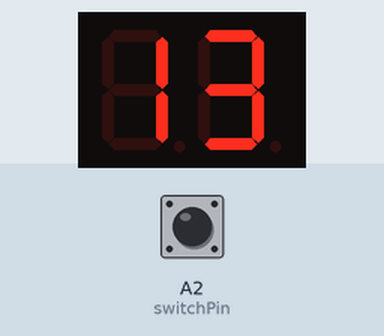
This sketch was run on a simulated Arduino Uno, built with avr-gcc and run on an emulated ATmega328P. Parts: 2-digit seven-segment display. Wiring (inferred from the names in the program): 2-digit 7-segment display, segments lit when HIGH: segments pin 2, pin 3, pin 4, pin 5, pin 6, pin 7, pin 8, pin 9, pin 10, pin 11, pin 12, pin 13, A0, A1. Inputs (shaded band) come from the test bench; at power-on: A2 (switchPin) HIGH. The segment pins are drawn as the display they are named for.

Above: at 2.8 s.
2.9 s: A2 (switchPin) pulled LOW for 3.2 s
At 3.8 s:
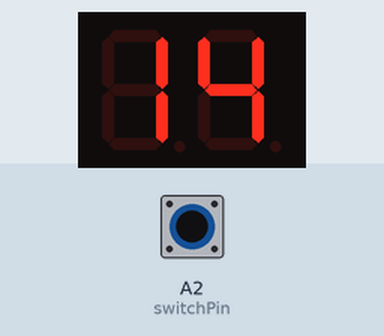
7.6 s: A2 (switchPin) pulled LOW for 1.2 s
At 8.8 s:
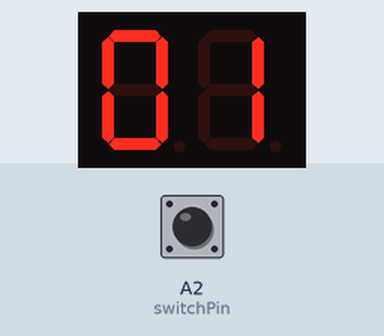
Timing chart, 0 to 10.6 s (numbered marks = the images above; inputs shaded):
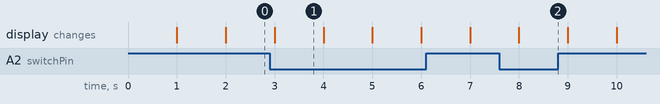

The sketch:

sketch_may15a.ino
```cpp
const int segmentPins1[] = {2, 3, 4, 5, 6, 7, 8}; // Pins for units display
const int segmentPins2[] = {9, 10, 11, 12, 13, A0, A1}; // Pins for tens display
const int switchPin = A2; // Pin for toggle switch
int counter = 0; // Initialize counter

const byte digits[10][7] = {
  {1, 1, 1, 1, 1, 1, 0}, // 0
  {0, 1, 1, 0, 0, 0, 0}, // 1
  {1, 1, 0, 1, 1, 0, 1}, // 2
  {1, 1, 1, 1, 0, 0, 1}, // 3
  {0, 1, 1, 0, 0, 1, 1}, // 4
  {1, 0, 1, 1, 0, 1, 1}, // 5
  {1, 0, 1, 1, 1, 1, 1}, // 6
  {1, 1, 1, 0, 0, 0, 0}, // 7
  {1, 1, 1, 1, 1, 1, 1}, // 8
  {1, 1, 1, 0, 0, 1, 1}  // 9
};

void setup() {
  for (int i = 0; i < 7; i++) {
    pinMode(segmentPins1[i], OUTPUT);
    pinMode(segmentPins2[i], OUTPUT);
  }
  pinMode(switchPin, INPUT_PULLUP);
}

void loop() {
  bool direction = digitalRead(switchPin); // Read the switch state
  if (direction == LOW) {
    // Switch is ON, count up
    counter++;
    if (counter > 15) counter = 0; // Reset if counter exceeds 15
  } else {
    // Switch is OFF, count down
    counter--;
    if (counter < 0) counter = 15; // Reset if counter goes below 0
  }

  int units = counter % 10;
  int tens = counter / 10;

  displayNumber(segmentPins2, units); // Display units
  displayNumber(segmentPins1, tens);  // Display tens

  delay(1000); // Delay for 1 second before next count
}

void displayNumber(const int *segmentPins, int number) {
  for (int i = 0; i < 7; i++) {
    digitalWrite(segmentPins[i], digits[number][i]);
  }
}
```

Measured:
- what the display in image 1 shows lasts 1.0 s, from 3.0 s to 4.0 s
